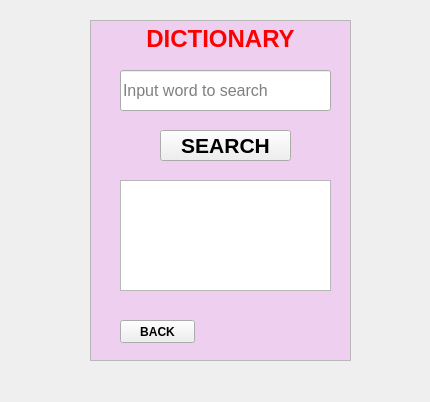
<?xml version="1.0" encoding="UTF-8"?>
<ui version="4.0">
 <class>SearchForm</class>
 <widget class="QWidget" name="SearchForm">
  <property name="geometry">
   <rect>
    <x>0</x>
    <y>0</y>
    <width>430</width>
    <height>402</height>
   </rect>
  </property>
  <property name="windowTitle">
   <string>SearchForm</string>
  </property>
  <widget class="QTextBrowser" name="header">
   <property name="enabled">
    <bool>true</bool>
   </property>
   <property name="geometry">
    <rect>
     <x>90</x>
     <y>20</y>
     <width>261</width>
     <height>341</height>
    </rect>
   </property>
   <property name="palette">
    <palette>
     <active>
      <colorrole role="WindowText">
       <brush brushstyle="SolidPattern">
        <color alpha="255">
         <red>0</red>
         <green>0</green>
         <blue>255</blue>
        </color>
       </brush>
      </colorrole>
     </active>
     <inactive>
      <colorrole role="WindowText">
       <brush brushstyle="SolidPattern">
        <color alpha="255">
         <red>0</red>
         <green>0</green>
         <blue>0</blue>
        </color>
       </brush>
      </colorrole>
     </inactive>
     <disabled>
      <colorrole role="WindowText">
       <brush brushstyle="SolidPattern">
        <color alpha="255">
         <red>120</red>
         <green>120</green>
         <blue>120</blue>
        </color>
       </brush>
      </colorrole>
     </disabled>
    </palette>
   </property>
   <property name="font">
    <font>
     <stylestrategy>PreferAntialias</stylestrategy>
    </font>
   </property>
   <property name="mouseTracking">
    <bool>false</bool>
   </property>
   <property name="focusPolicy">
    <enum>Qt::StrongFocus</enum>
   </property>
   <property name="acceptDrops">
    <bool>true</bool>
   </property>
   <property name="toolTip">
    <string/>
   </property>
   <property name="html">
    <string>&lt;!DOCTYPE HTML PUBLIC &quot;-//W3C//DTD HTML 4.0//EN&quot; &quot;http://www.w3.org/TR/REC-html40/strict.dtd&quot;&gt;
&lt;html&gt;&lt;head&gt;&lt;meta name=&quot;qrichtext&quot; content=&quot;1&quot; /&gt;&lt;style type=&quot;text/css&quot;&gt;
p, li { white-space: pre-wrap; }
&lt;/style&gt;&lt;/head&gt;&lt;body style=&quot; font-family:'MS Shell Dlg 2'; font-size:8.25pt; font-weight:400; font-style:normal;&quot; bgcolor=&quot;#eecff0&quot;&gt;
&lt;p align=&quot;center&quot; style=&quot; margin-top:12px; margin-bottom:12px; margin-left:0px; margin-right:0px; -qt-block-indent:0; text-indent:0px;&quot;&gt;&lt;span style=&quot; font-size:18pt; font-weight:600; color:#ff0000;&quot;&gt;DICTIONARY&lt;/span&gt;&lt;/p&gt;&lt;/body&gt;&lt;/html&gt;</string>
   </property>
  </widget>
  <widget class="QLineEdit" name="Search_Textbox">
   <property name="geometry">
    <rect>
     <x>120</x>
     <y>70</y>
     <width>211</width>
     <height>41</height>
    </rect>
   </property>
   <property name="font">
    <font>
     <pointsize>12</pointsize>
    </font>
   </property>
   <property name="inputMask">
    <string/>
   </property>
   <property name="text">
    <string/>
   </property>
   <property name="placeholderText">
    <string>Input word to search</string>
   </property>
  </widget>
  <widget class="QPushButton" name="Search_Button">
   <property name="geometry">
    <rect>
     <x>160</x>
     <y>130</y>
     <width>131</width>
     <height>31</height>
    </rect>
   </property>
   <property name="font">
    <font>
     <pointsize>16</pointsize>
     <weight>75</weight>
     <bold>true</bold>
    </font>
   </property>
   <property name="text">
    <string>SEARCH</string>
   </property>
  </widget>
  <widget class="QPushButton" name="Back_Button">
   <property name="geometry">
    <rect>
     <x>120</x>
     <y>320</y>
     <width>75</width>
     <height>23</height>
    </rect>
   </property>
   <property name="font">
    <font>
     <weight>75</weight>
     <bold>true</bold>
    </font>
   </property>
   <property name="text">
    <string>BACK</string>
   </property>
  </widget>
  <widget class="QTextBrowser" name="Search_Result">
   <property name="geometry">
    <rect>
     <x>120</x>
     <y>180</y>
     <width>211</width>
     <height>111</height>
    </rect>
   </property>
   <property name="font">
    <font>
     <pointsize>12</pointsize>
    </font>
   </property>
  </widget>
 </widget>
 <layoutdefault spacing="6" margin="11"/>
 <resources/>
 <connections>
  <connection>
   <sender>Back_Button</sender>
   <signal>clicked()</signal>
   <receiver>SearchForm</receiver>
   <slot>close()</slot>
   <hints>
    <hint type="sourcelabel">
     <x>145</x>
     <y>330</y>
    </hint>
    <hint type="destinationlabel">
     <x>243</x>
     <y>383</y>
    </hint>
   </hints>
  </connection>
 </connections>
</ui>
